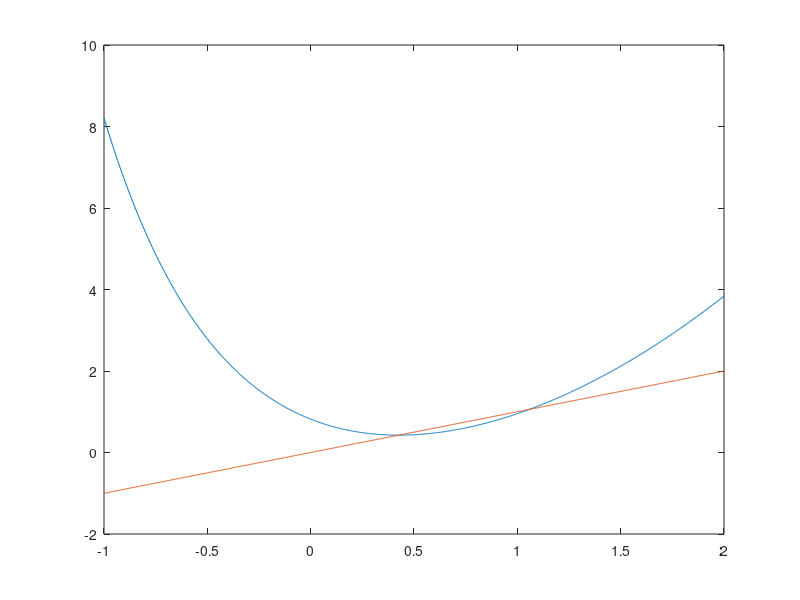

Write the MATLAB code that produced this figure. (Note: this script raises an error after producing the figure.)
% Andrea Favero 1125545
%esser6 Script per tracciare il grafico della
%        funzione g(x) = exp(-2x)+x^2-0.181734 e della sua bisetrice
%       in un intervallo [a,b] per visualizzare i due punti fissi di x = g(x)


g = inline("exp(-2.*x)+x.^2-0.181734") % Def g(x)
x = linspace(-1, 2, 1000) % Def il vettore delle ascisse
y = g(x)

plot(x, y)  % stampa g(x)
hold on
% Def il vettore delle ascisse
plot(x, x)  % stampa la bisettrice del primo e del secondo quadrante
plot([a,b],[0,0],'k-') %stampa l'asse delle ascisse
title('Andrea Favero 1125545')
print("-f1", "eser6", "-dpdf")
hold off

% L'equazione data ha 2 zeri, alpha1 ed alpha2, con alpha1 < alpha2.
% alpha1 rappresenta un punto di minimo assoluto della funzione g(x)
% e perciò il metodo del punto fisso non ci permette di calcolarlo.